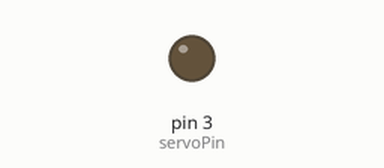
Simulated run of this sketch. Board: Arduino Uno, built with avr-gcc and run on an emulated ATmega328P. Parts: output pins drawn as LEDs (lit = HIGH).

Above: at 0.05 s.
At 2.55 s:
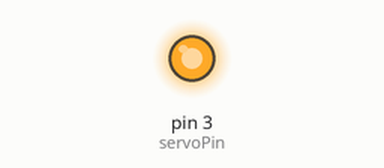
Timing chart, 0 to 5.9 s (numbered marks = the images above):
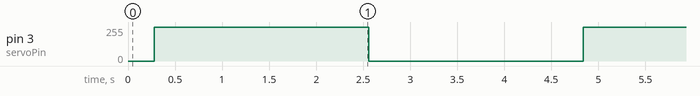

Measured:
- by itself, pin 3 (servoPin): alternates 253/255 for 2.3 s and 0/255 for 2.3 s

The sketch:

w6_2.ino
```cpp
int servoPin = 3;
void setup() {
  pinMode(servoPin, OUTPUT);
  Serial.begin(9600);
}

void loop() {
  for (int i = 0; i < 180; i++) {
    int pwm = map(i, 0, 180, 0, 255); // converting angle to pwm(duty cycle)
    analogWrite(servoPin, pwm);
    delayMicroseconds(1500);
  }
  delay(2000);

  for (int i = 180; i >= 0; i--) {
    int pwm = map(i, 0, 180, 0, 255);// converting angle to pwm(duty cycle)
    analogWrite(servoPin, pwm);
    delayMicroseconds(1500);
  }
  delay(2000);
}
```
